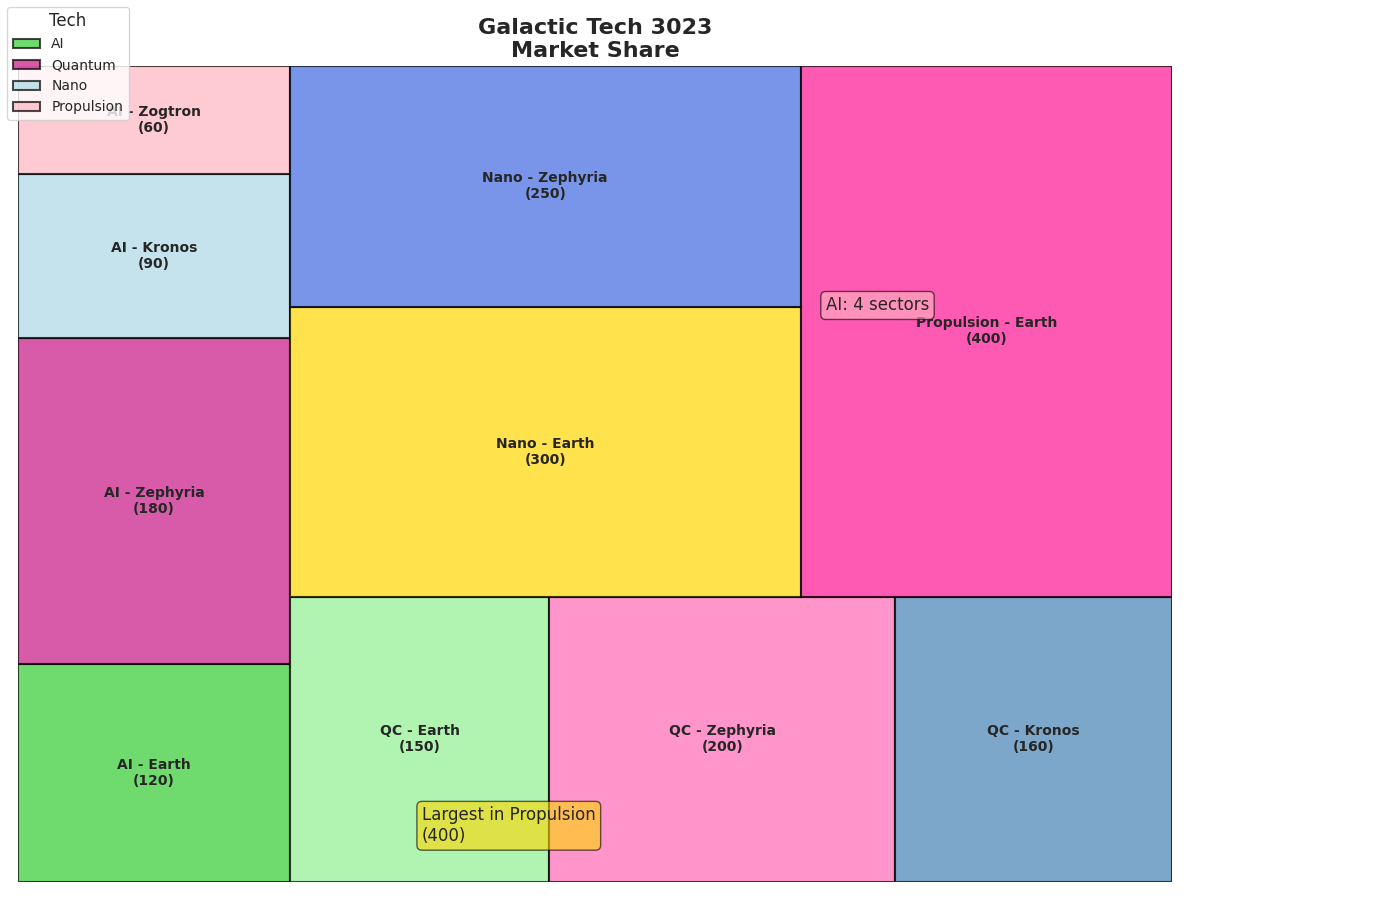

Generate this figure with Python:
import matplotlib.pyplot as plt
import squarify

# Market share data in "galactic units"
innovations = {
    'AI': [120, 180, 90, 60],
    'Quantum': [150, 200, 160],
    'Nano': [300, 250],
    'Propulsion': [400]
}

# Labels for subcategories
innovation_labels = [
    'AI - Earth\n(120)', 'AI - Zephyria\n(180)', 'AI - Kronos\n(90)', 'AI - Zogtron\n(60)',
    'QC - Earth\n(150)', 'QC - Zephyria\n(200)', 'QC - Kronos\n(160)',
    'Nano - Earth\n(300)', 'Nano - Zephyria\n(250)',
    'Propulsion - Earth\n(400)'
]

# Flatten data and labels for plotting
sizes = [value for sublist in innovations.values() for value in sublist]
labels = [f'{lbl}' for lbl in innovation_labels]

# Shuffled colors for visualization
colors = ['#32CD32', '#C71585', '#ADD8E6', '#FFB6C1', 
          '#90EE90', '#FF69B4', '#4682B4', 
          '#FFD700', '#4169E1', 
          '#FF1493']

# Create figure and axis
fig, ax = plt.subplots(figsize=(14, 9))
squarify.plot(sizes=sizes, label=labels, color=colors, alpha=0.7, ax=ax, 
              text_kwargs={'fontsize': 10, 'weight': 'bold'}, edgecolor="black", linewidth=1.5)

# Set a concise title
plt.title("Galactic Tech 3023\nMarket Share", fontsize=16, fontweight='bold')

# Remove axis for clarity
ax.axis('off')

# Customizing plot background
ax.set_facecolor('#f0f8ff')

# Annotations for insights
ax.annotate('AI: 4 sectors', xy=(0.7, 0.7), xycoords='axes fraction', fontsize=12,
            bbox=dict(boxstyle="round,pad=0.3", edgecolor="black", facecolor="#FFB6C1", alpha=0.6))

ax.annotate('Largest in Propulsion\n(400)', xy=(0.35, 0.05), xycoords='axes fraction', fontsize=12,
            bbox=dict(boxstyle="round,pad=0.3", edgecolor="black", facecolor="#FFD700", alpha=0.6))

# Display a legend
fig.legend(labels=["AI", "Quantum", "Nano", "Propulsion"], 
           loc="upper left", fontsize=10, title="Tech")

# Adjust layout
plt.tight_layout(rect=[0, 0, 0.85, 1])

# Display the plot
plt.show()
